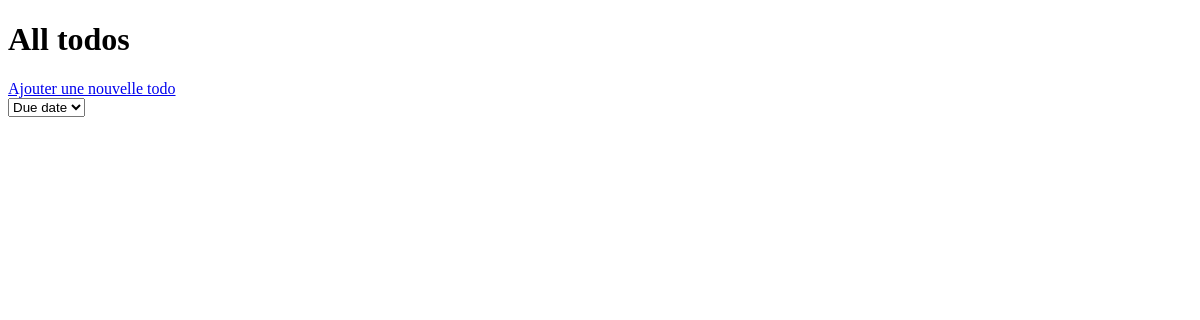
The app's page /displayAllTodosFromDatabase.php, older data.
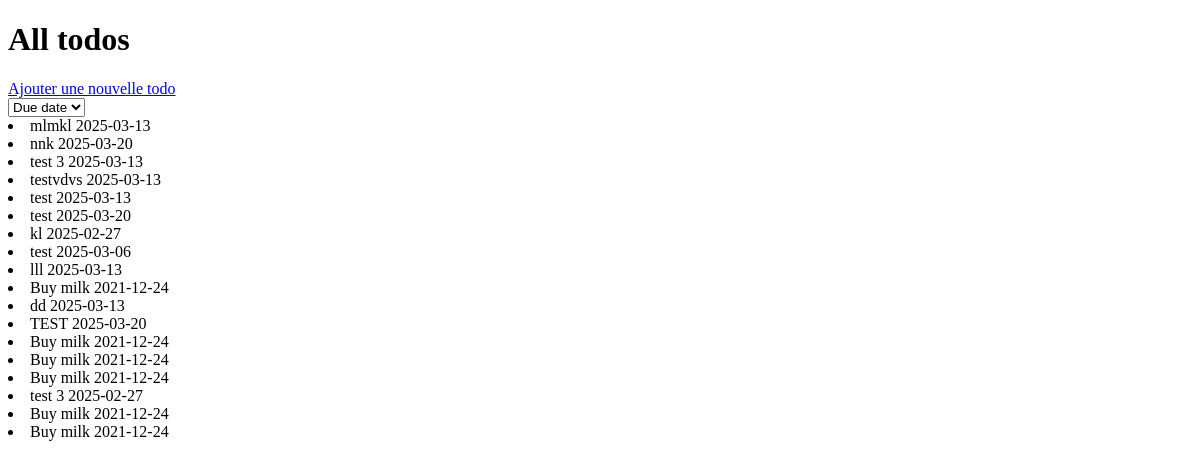
The same page, newer data.
### tables this page shows
CREATE TABLE todos (
    id INTEGER PRIMARY KEY AUTOINCREMENT,
    title TEXT NOT NULL,
    due_date TEXT
);

### public/displayAllTodosFromDatabase.php (the view, shortened to what this page needs)
<?php
$errors = [];
$dbs = 'sqlite:../database.db';
$user = 'root';
$pass = '';
$options = [
    PDO::ATTR_ERRMODE => PDO::ERRMODE_EXCEPTION,
    PDO::ATTR_DEFAULT_FETCH_MODE => PDO::FETCH_ASSOC,
    PDO::ATTR_EMULATE_PREPARES => false,
];
try {
    $db = new PDO($dbs, $user, $pass, $options);
    $queryGet = $db->prepare('SELECT * FROM todos');
    $queryGet->execute();
    $result = $queryGet->fetchAll(PDO::FETCH_ASSOC);
} catch (PDOException $e) {
    $errors[] = 'Database error: '.$e->getMessage();
}
?>
<!doctype html>
<html lang="en">
<head>
</head>
<body>
<h1>
    All todos
</h1>
<a href="writeTodoToDatabase.php">Ajouter une nouvelle todo</a>
<form>
  <select>
      <option>Due date </option>
  </select>
</form>
<?php foreach ($result as $row) : ?>
    <li> <?= $row['title']. ' '. $row['due_date']?></li>
<?php endforeach; ?>
</body>
</html>

Row changes from the older to the newer data that the page shows:
added todos: title "mlmkl", due_date "2025-03-13"
added todos: title "nnk", due_date "2025-03-20"
added todos: title "test 3", due_date "2025-03-13"
added todos: title "testvdvs", due_date "2025-03-13"
added todos: title "test", due_date "2025-03-13"
added todos: title "test", due_date "2025-03-20"
added todos: title "kl", due_date "2025-02-27"
added todos: title "test", due_date "2025-03-06"
added todos: title "lll", due_date "2025-03-13"
added todos: title "Buy milk", due_date "2021-12-24"
added todos: title "dd", due_date "2025-03-13"
added todos: title "TEST", due_date "2025-03-20"
added todos: title "Buy milk", due_date "2021-12-24"
added todos: title "Buy milk", due_date "2021-12-24"
added todos: title "Buy milk", due_date "2021-12-24"
added todos: title "test 3", due_date "2025-02-27"
added todos: title "Buy milk", due_date "2021-12-24"
added todos: title "Buy milk", due_date "2021-12-24"
